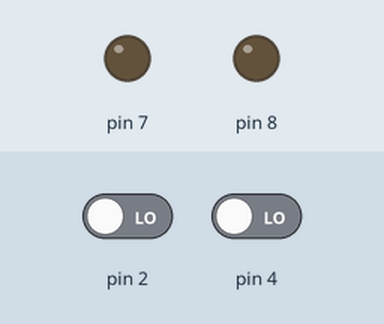
This sketch was run on a simulated Arduino Uno, built with avr-gcc and run on an emulated ATmega328P. On the bench: output pins drawn as LEDs (lit = HIGH). Inputs (shaded band) come from the test bench; at power-on: pin 2 LOW, pin 4 LOW.

Above: at 1.2 s.
1.3 s: pin 2 driven HIGH
At 1.65 s:
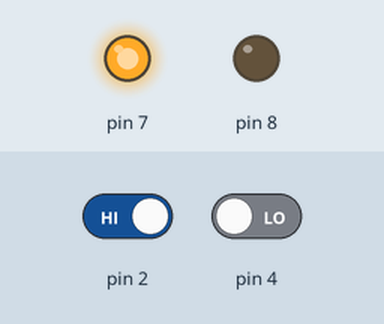
4.3 s: pin 2 driven LOW
At 5.3 s:
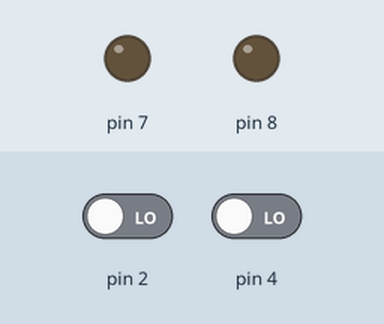
5.8 s: pin 4 driven HIGH
At 5.95 s:
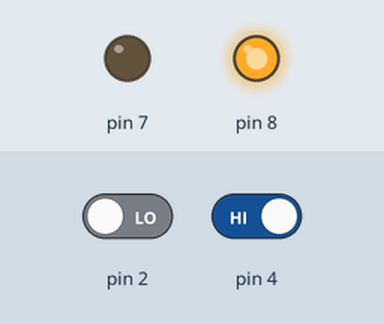
8.8 s: pin 4 driven LOW
At 10.4 s:
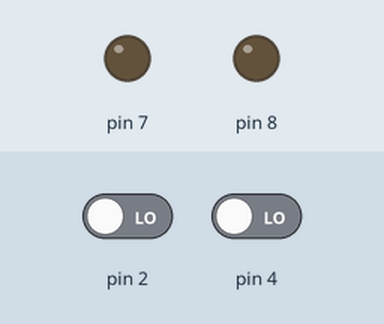
Timing chart, 0 to 11.4 s (numbered marks = the images above; inputs shaded):
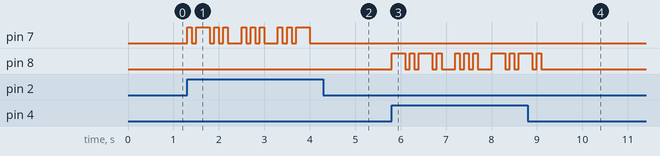

Measured:
- after the input at 1.3 s, pin 7: LOW → HIGH at once, → LOW 0.10 s later, → HIGH 0.10 s later, → LOW 0.30 s later, … (20 changes in this stretch)
- after the input at 4.3 s, pin 7: stops changing and stays LOW
- after the input at 5.8 s, pin 8: LOW → HIGH at once, → LOW 0.30 s later, → HIGH 0.10 s later, → LOW 0.10 s later, … (19 changes in this stretch)
- after the input at 8.8 s, pin 8: goes on until 9.1 s, then stays LOW

The sketch:

blinkButtons.ino
```cpp
void setup() {
  pinMode(7, OUTPUT);
  pinMode(8, OUTPUT);
  pinMode(2, INPUT);
  pinMode(4, INPUT);
}

void loop() {
  int power = digitalRead(2);
  int power2 = digitalRead(4);

  if (power == HIGH) {
    //L
    digitalWrite(7, HIGH);
    delay(100);
    digitalWrite(7, LOW);
    delay(100);
    digitalWrite(7, HIGH);
    delay(300);
    digitalWrite(7, LOW);
    delay(100);
    digitalWrite(7, HIGH);
    delay(100);
    digitalWrite(7, LOW);
    delay(100);
    digitalWrite(7, HIGH);
    delay(100);
    digitalWrite(7, LOW);
    delay(300);

    //S
    digitalWrite(7, HIGH);
    delay(100);
    digitalWrite(7, LOW);
    delay(100);
    digitalWrite(7, HIGH);
    delay(100);
    digitalWrite(7, LOW);
    delay(100);
    digitalWrite(7, HIGH);
    delay(100);
    digitalWrite(7, LOW);
    delay(300);

    //U
    digitalWrite(7, HIGH);
    delay(100);
    digitalWrite(7, LOW);
    delay(100);
    digitalWrite(7, HIGH);
    delay(100);
    digitalWrite(7, LOW);
    delay(100);
    digitalWrite(7, HIGH);
    delay(300);
    digitalWrite(7, LOW);
    delay(300);
  }
  digitalWrite(7, LOW);

  if (power2 == HIGH) {
    //C
    digitalWrite(8, HIGH);
    delay(300);
    digitalWrite(8, LOW);
    delay(100);
    digitalWrite(8, HIGH);
    delay(100);
    digitalWrite(8, LOW);
    delay(100);
    digitalWrite(8, HIGH);
    delay(300);
    digitalWrite(8, LOW);
    delay(100);
    digitalWrite(8, HIGH);
    delay(100);
    digitalWrite(8, LOW);
    delay(300);

    //S
    digitalWrite(8, HIGH);
    delay(100);
    digitalWrite(8, LOW);
    delay(100);
    digitalWrite(8, HIGH);
    delay(100);
    digitalWrite(8, LOW);
    delay(100);
    digitalWrite(8, HIGH);
    delay(100);
    digitalWrite(8, LOW);
    delay(300);

    //C
    digitalWrite(8, HIGH);
    delay(300);
    digitalWrite(8, LOW);
    delay(100);
    digitalWrite(8, HIGH);
    delay(100);
    digitalWrite(8, LOW);
    delay(100);
    digitalWrite(8, HIGH);
    delay(300);
    digitalWrite(8, LOW);
    delay(100);
    digitalWrite(8, HIGH);
    delay(100);
    digitalWrite(8, LOW);
    delay(300);
  }
  digitalWrite(8, LOW);
}
```
